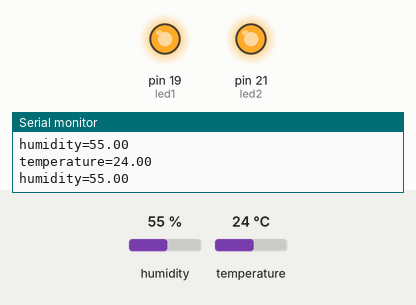
This sketch was run on a simulated Arduino Mega 2560, built with avr-gcc and run on an emulated ATmega2560. On the bench: output pins drawn as LEDs (lit = HIGH), the last lines printed to the serial monitor. Inputs (shaded band) come from the test bench; at power-on: humidity 55 %, temperature 24 °C.

Above: at 1.8 s.
1.9 s: humidity set to 21 %
4.2 s: humidity set to 18 %
At 7.3 s:
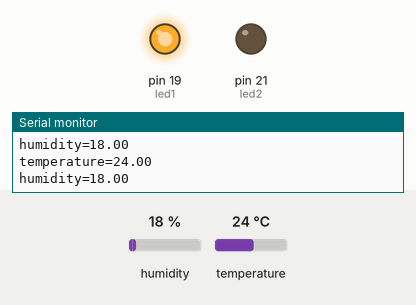
7.6 s: humidity set to 22 %
At 9.9 s:
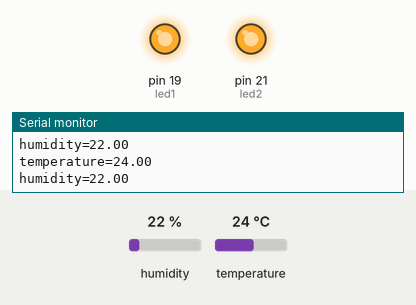
10.7 s: temperature set to 21 °C
13.4 s: temperature set to 18 °C
At 16.2 s:
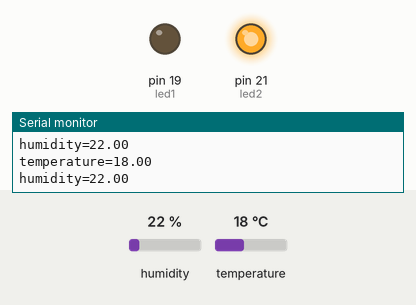
16.8 s: humidity set to 19 %
At 18.8 s:
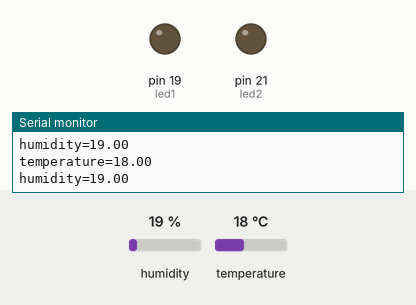
Timing chart, 0 to 20.3 s (numbered marks = the images above; inputs shaded):
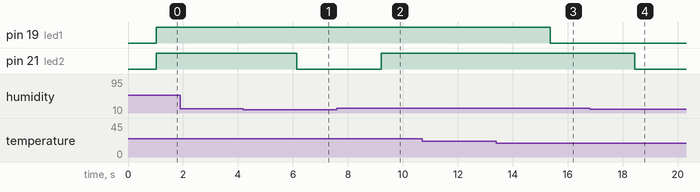

The sketch:

DTH.ino
```cpp
#include <dht.h>
dht DHT;
int led1=19;
int led2=21;
#define DHT11_PIN 23
void setup()
{
  Serial.begin(9600);
  pinMode(led1,OUTPUT);
  pinMode(led2,OUTPUT);
}
void loop()

{
  int chk=DHT.read11(DHT11_PIN);
  Serial.print("temperature=");
  Serial.println(DHT.temperature);
  Serial.print("humidity=");
  Serial.println(DHT.humidity);
  delay(1000);
  if(DHT.temperature>=20){
    digitalWrite(led1,HIGH);
}
else{
  digitalWrite(led1,LOW);
}
if(DHT.humidity>=20){
  digitalWrite(led2,HIGH);
}
else
{
  digitalWrite(led2,LOW);
}
}
```

append.c
```cpp
#include<stdio.h>
int main()
{
	FILE *fptr;
	int i,n;
	char str[100];
	char fname[100];
	char str1;
	printf("enter the file name to be append");
	scanf("%s",fname);
	fptr=fopen(fname,"a");
	printf("enter the no. of lines to be written");
	scanf("%d",&n);
	printf("the lines are:");
	for(i=0;i<n+1;i++)
	{
		fgets(str,sizeof(str1),stdin);
		fputs(str,fptr);
	}
	fclose(fptr);
	fptr=fopen(fname,"r");
	printf("the contents of file %s is :\n",fname);
	str1=fgetc(fptr);
	while(str!=EOF)
	{
		printf("%c",str1);
		str1=fgetc(fptr);
	}
	printf("\n\n");
	fclose(fptr);
	return 0;
}
```

copy.c
```cpp
#include<stdio.h>
#include<stdlib.h>
void main()
{
	FILE *fptr1,*fptr2;
	char ch,fname1[20],fname2[20];
	printf("enter the source file");
	scanf("%s",fname1);
	fptr1=fopen(fname1,"r");
	if(fptr1==NULL)
	{
		printf("file not found");
		exit(1);
	}
	printf("enter the name of new file");
	scanf("%s",fname2);
	fptr2=fopen(fname2,"w");
	if (fptr2==NULL)
	{
		printf("file not found");
		fclose(fptr1);
		exit(2);
	}
	while(1)
	{
		ch=fgetc(fptr1);
		if(ch==EOF)
		{
			break;
		}
		else
		{
			fputc(ch,fptr2);
		}
	}
	printf("the file %s copied succesfully to file %s\n\n",fname1,fname2);
	fclose(fptr1);
	fclose(fptr2);

}
```

copying.c
```cpp
#include<stdio.h>
#include<stdlib.h>
void main()
{
	FILE *fptr1,*fptr2;
	char ch,fname1[20],fname2[20];
	printf("enter the source file name");
	scanf("%s",fname1);
	fptr1=fopen(fname1,"r");
	if(fptr1==NULL)
	{
		printf("file not found");
		exit(1);
	}
	printf("enter the new file name");
	scanf("%s",fname2);
	fptr2=fopen(fname2,"w");
	if(fptr2==NULL)
	{
		printf("file not found");
		fclose(fptr1);
		exit(2);
	}
	while(1)
	{
		ch=fgetc(fptr1);
		if(ch==EOF)
		{
			break;
		}
		else
		{
			fputc(ch,fptr2);
		}
	}
	printf("%s is copied into %s succesfully",fname1,fname2);
	fclose(fptr1);
	fclose(fptr2);
}
```

removing_a_file.c
```cpp
#include<stdio.h>
void main()
{
	int status;
	char fname[20];
	printf("enter the file name to remove");
	scanf("%s",fname);
	status=remove(fname);
	if(status==0)
	{
		printf("file is %s is removed succesfully",fname);
	}
	else
	{
		printf("unable to remove file %s",fname);
	}
}
```

Measured:
- the behaviour switches between 20 and 19 % on humidity (found by bisection; images 0 and 1)
- the behaviour switches between 20 and 19 °C on temperature (found by bisection; images 2 and 3)
- after the input at 4.2 s, pin 21 (led2): HIGH → LOW after 1.9 s
- after the input at 7.6 s, pin 21 (led2): LOW → HIGH after 1.6 s
- after the input at 13.4 s, pin 19 (led1): HIGH → LOW after 2.0 s
- after the input at 16.8 s, pin 21 (led2): HIGH → LOW after 1.6 s
